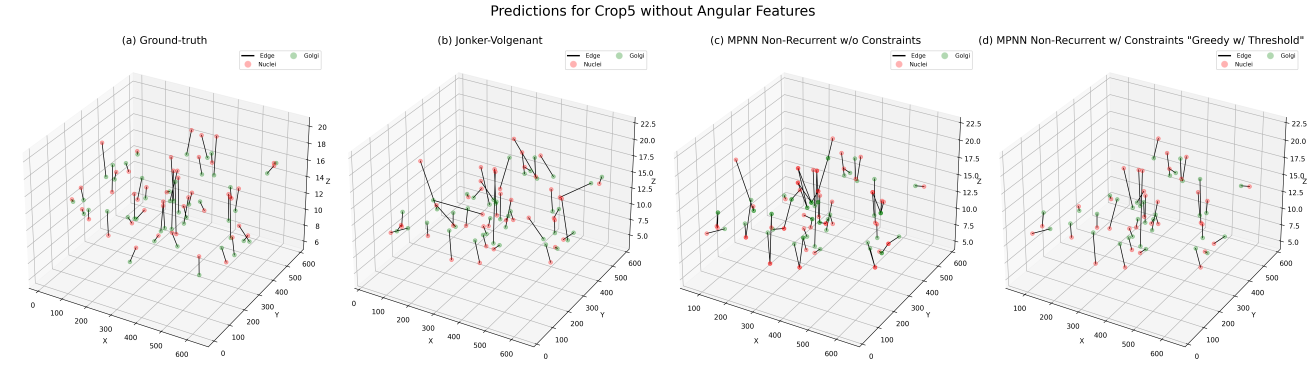
#> input picture figures/real_automatic_normalized/crop5.png, 7872 x 2232 px (shown at 1/6 size)
$ jupyter execute --allow-errors 3_eval_results_and_figures.ipynb
#> lines starting #> are read from the running program, lines starting #| are printed output that depends on the picture
[cell 1]
import PIL
import matplotlib
import matplotlib.pyplot as plt
import pandas as pd
import numpy as np
import os
import json
import math
#> (the rest of this cell did not finish here and is left out)

[cell 2]
###################################################
### Define int encodings for string variables #####
###################################################

#nodes type encodings
nodes_type_int_encodings = {
    "nuclei":0,
    "golgi":1
}

reversed_nodes_type_int_encodings = {v: k for k, v in nodes_type_int_encodings.items()}

#edges type encodings
edges_type_int_encodings = {
    "nuclei-nuclei":0,
    "golgi-golgi":1,
    "golgi-nuclei":2,
    "nuclei-golgi":3
}

reversed_edges_type_int_encodings = {v: k for k, v in edges_type_int_encodings.items()}

# [120 lines left out: functions nx_convert_edges_df_to_list, nx_convert_nodes_df_to_list, load_df_from_csv, add_legend_plot, df_make_plot, not called in this run]

[cell 3]
class GraphInfo:
    # [231 lines left out: functions __init__, edge_index_to_edge_list, edge_list_to_edge_df, convert_edge_pred_to_label, convert_edge_preds_to_labels, plot_graph_nx_matplotlib and 2 more, not called in this run]

# Dataset Stats

[cell 4]
folder_real_annotated_data = "../data/vectors"#real manually annotated
folder_real_automatic_segmentation ="../data/vectors_automatic_csv"#real automatic segmentation
metrics = []

# Iterate over each file and read it using pandas
#> (the rest of this cell did not finish here and is left out)

# Performance Metrics

[cell 5]
"""
Group results across different trials
"""

# [12 lines left out: functions plot_results_dl, convert_to_final_format, not called in this run]

# Load Data
def load_results_data(results_folder):
    folders = [
            os.path.join(results_folder,"trial1"),
            os.path.join(results_folder,"trial2"),
            os.path.join(results_folder,"trial3")
    ]
    subfolders = [el for el in os.listdir(folders[0]) if "constraints" not in el]


    folders_dict = {}
    for subfolder in subfolders:
        if subfolder not in folders_dict:
            folders_dict[subfolder] = {}
        for folder in folders:
            folders_dict[subfolder][folder] = {}
            subfolder_path = os.path.join(folder,subfolder)

            with open(os.path.join(subfolder_path, "params.json"), 'r') as file:
                params = json.load(file)

            files_info = {"graphs":[os.path.join(folder, el) for el in os.listdir(subfolder_path) if el!="params.json"], "params": params}
            folders_dict[subfolder][folder] = files_info

    df_rows = []

    for subfolder in folders_dict:
        for folder in folders_dict[subfolder]:
            el = folders_dict[subfolder][folder]
            job_parameters = el["params"]["job_parameters"]
            graphs = el["graphs"]
            metrics = el["params"]
            df_rows.append(metrics)

    output_df = plot_results_dl(df_rows)

    output_df = convert_to_final_format(output_df)
    numeric_cols = ["ROC AUC Score",	"Accuracy",	"Precision",	"TPR", "FPR"	,"F1-Score"]
    output_df[numeric_cols] = output_df[numeric_cols].astype(float)
    output_df = output_df.reset_index(drop=True)
    return output_df

#With Edge Feats and With Node Feats
#results_folder="../results/deep_learning_with_edge_feats_with_node_feats/results_real_annotated_normalized"
results_folder="../results/deep_learning_with_edge_feats_with_node_feats/results_synthetic_not_normalized"

#> (the rest of this cell did not finish here and is left out)

#> (a cell that did not finish here is left out)

#> (a cell that did not finish here is left out)

#> (a cell that did not finish here is left out)

# Plots

[cell 9]
#Plot Input Dataset
#input_folder = "../data/vectors"#real manually annotated
#input_folder = "../data/vectors_automatic_csv"#real automatic segmentation
input_folder = "../data/synthetic_algo_200_points/"#synthetic

subplot_params = {"projection":"3d"}
fig_all = plt.figure(figsize=(18, 9), dpi= 300)#12,9
plt.subplots_adjust(wspace=0.4, hspace=0.15)#wspace-> horizontal hspace-> vertical
rows = 2
columns = 4
plot_styles = {
                "nuclei":{"marker":"o","color":"red", "alpha":0.3},
                "golgi":{"marker":"o","color":"green", "alpha":0.3},
                "": {"color": "black",  "dashed": False, "alpha":1},
                #"tp": {"color": "black",  "dashed": False, "alpha":1},
                #"fp": {"color": "yellow", "dashed": False, "alpha":1},
                #"tn": None,
                #"fn": {"color": "blue",  "dashed": True, "alpha":1}
}

#> (the rest of this cell did not finish here and is left out)

[cell 10]
#Plot predicted with labels
# [37 lines left out: functions annote_figure, get_edge_label, not called in this run]

input_folder = "../data/vectors"

#Manually annotated data - Classical Bipartite Matching algorithms
#results_folder = "../results/HopcroftKarp_RealDataManuallyAnnotated_k7"
#results_folder = "../results/JonkerVolgenant_RealDataManuallyAnnotated_k7"

#Manually annotated data - MPNN Recurrent With Angular Features
results_folder = "../results/deep_learning_with_edge_feats_with_node_feats/results_real_annotated_normalized/trial1/Results_0"#without constraints
#results_folder = "../results/deep_learning_with_edge_feats_with_node_feats/results_real_annotated_normalized/trial1/Results_0_constraints"#MPNN Recurrent Greedy W/o Threshold
#results_folder = "../results/deep_learning_with_edge_feats_with_node_feats/results_real_annotated_normalized/trial1/Results_0_constraints_threshold"#MPNN Recurrent Greedy W/ Threshold

subplot_params = {"projection":"3d"}
fig_all = plt.figure(figsize=(18, 9), dpi= 300)
plt.subplots_adjust(wspace=0.4, hspace=0.15)#wspace-> horizontal hspace-> vertical
rows = 2
columns = 4
plot_styles = {
                "nuclei":{"marker":"o","color":"red", "alpha":0.3},
                "golgi":{"marker":"o","color":"green", "alpha":0.3},
                #"": {"color": "black",  "dashed": False, "alpha":1},
                "tp": {"color": "black",  "dashed": False, "alpha":1},
                "fp": {"color": "blue", "dashed": True, "alpha":1},
                "tn": None,
                "fn": {"color": "yellow",  "dashed": True, "alpha":1}
}

tp_total=0
fp_total=0
fn_total=0

#> (the rest of this cell did not finish here and is left out)

### True vs Pred graph by graph

[cell 11]
#Plot input dataset vs predicted
input_folder = "../data/vectors"

results_folder_list = [
    {"title":"(b) Jonker-Volgenant", "path": r"../results/JonkerVolgenant_RealDataCNNAutomatic_k10/"},
    {"title":"(c) MPNN Non-Recurrent w/o Constraints", "path":r"../results/deep_learning_with_edge_feats_with_node_feats/results_real_automatic_normalized/trial1/Results_3"},
    {"title":"(d) MPNN Non-Recurrent w/ Constraints \"Greedy w/ Threshold\"", "path": r"../results/deep_learning_with_edge_feats_with_node_feats/results_real_automatic_normalized/trial1/Results_3_constraints_threshold"},
]


figures = []
number_of_cols = len(results_folder_list)+1
#> (the rest of this cell did not finish here and is left out)

### Merge images

[cell 12]
from PIL import Image

def merge_images_vertically(image_paths, output_path):
#> called with output_path = 'merged-crops-4-5-7.jpg'
    images = [Image.open(image_path) for image_path in image_paths]
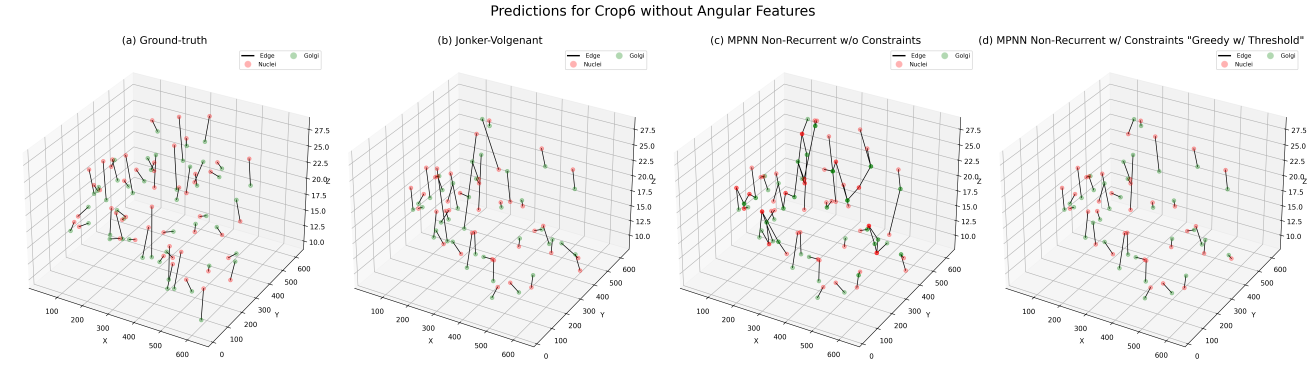
#> input picture figures/real_automatic_normalized/crop6.png, 7870 x 2232 px (shown at 1/6 size)
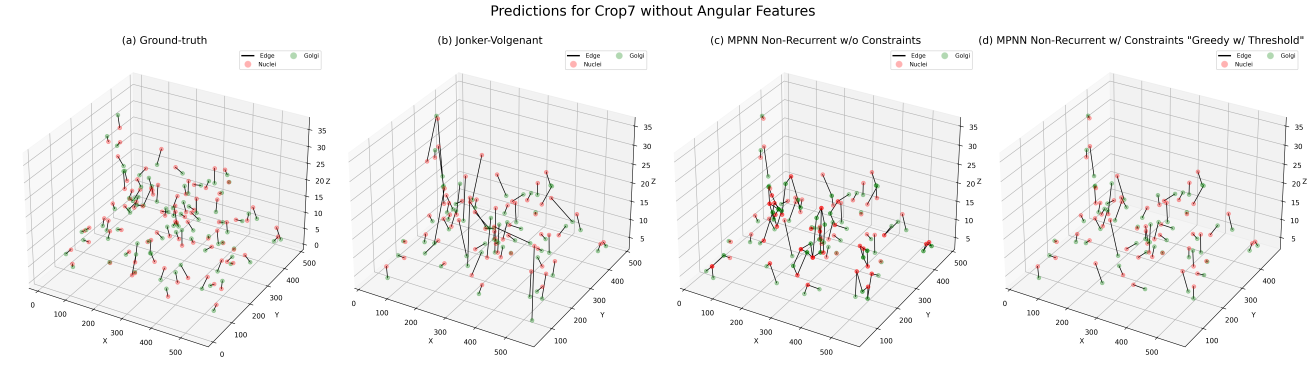
#> input picture figures/real_automatic_normalized/crop7.png, 7855 x 2232 px (shown at 1/6 size)
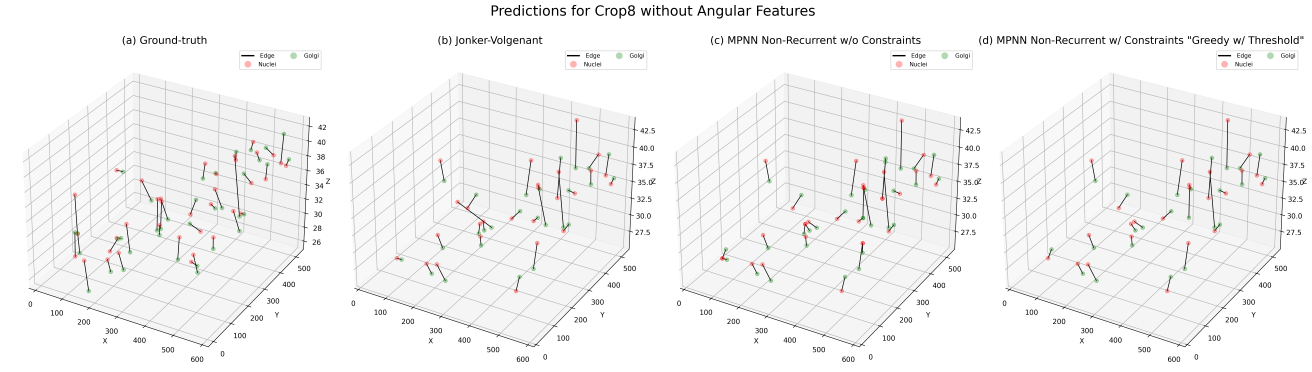
#> input picture figures/real_automatic_normalized/crop8.png, 7870 x 2232 px (shown at 1/6 size)
#> images = 4 items

    # Find the maximum width
    max_width = max(image.size[0] for image in images)
#> max_width = 7872

    # Resize all images to the maximum width
    resized_images = [image.resize((max_width, int(image.size[1] * (max_width / image.size[0]))), Image.LANCZOS) for image in images]
#> resized_images = 4 items

    total_height = sum(image.size[1] for image in resized_images)
#> total_height = 8932

    new_image = Image.new('RGB', (max_width, total_height))
#> new_image: PIL image 7872x8932 RGB; every value is 0

    y_offset = 0
    for image in resized_images:
        new_image.paste(image, (0, y_offset))
        y_offset += image.size[1]
#> this loop made 4 passes
#> y_offset on passes 1 to 4: 2232, 4464, 6700, 8932
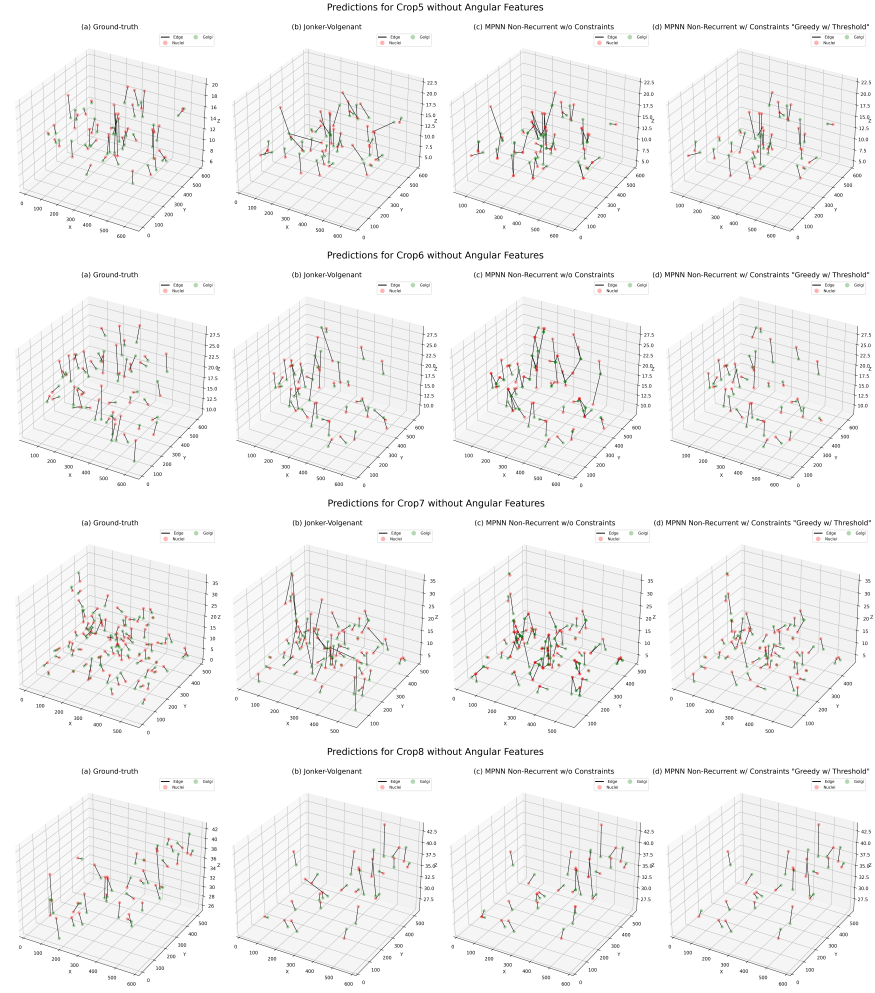
#> new_image: PIL image 7872x8932 RGB (shown at 1/9 size); mean R, G, B 243.6, 243.3, 243
#> after the loop, y_offset = 8932

    new_image.save(output_path)

# Example usage:
image_paths = [
    #r"../figures/real_automatic_normalized/crop1.png",
      #r"../figures/real_automatic_normalized/crop2.png",
      #r"../figures/real_automatic_normalized/crop3.png",
      #r"../figures/real_automatic_normalized/crop4.png",
      r"../figures/real_automatic_normalized/crop5.png",
      r"../figures/real_automatic_normalized/crop6.png",
      r"../figures/real_automatic_normalized/crop7.png",
      r"../figures/real_automatic_normalized/crop8.png",
]  # Replace with your image paths
output_path = "merged-crops-4-5-7.jpg"  # Specify the output path

merge_images_vertically(image_paths, output_path)
